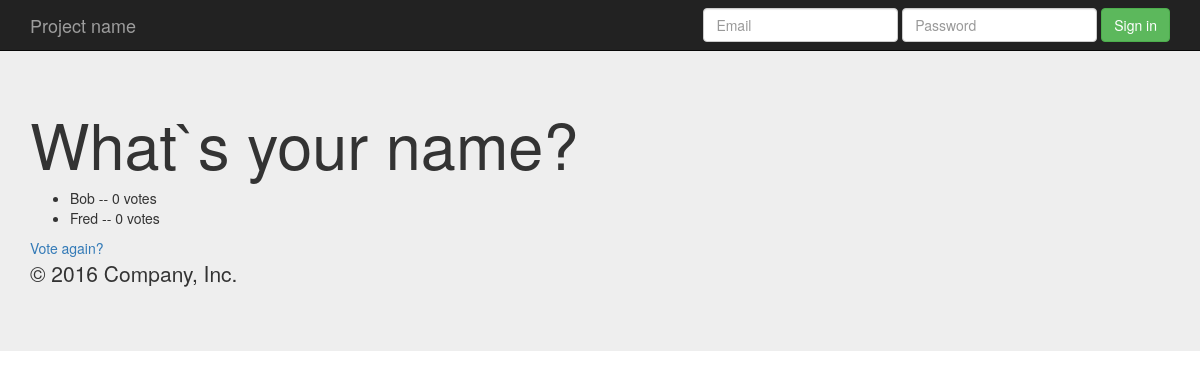
The page /polls/1/results on the database as committed earlier.
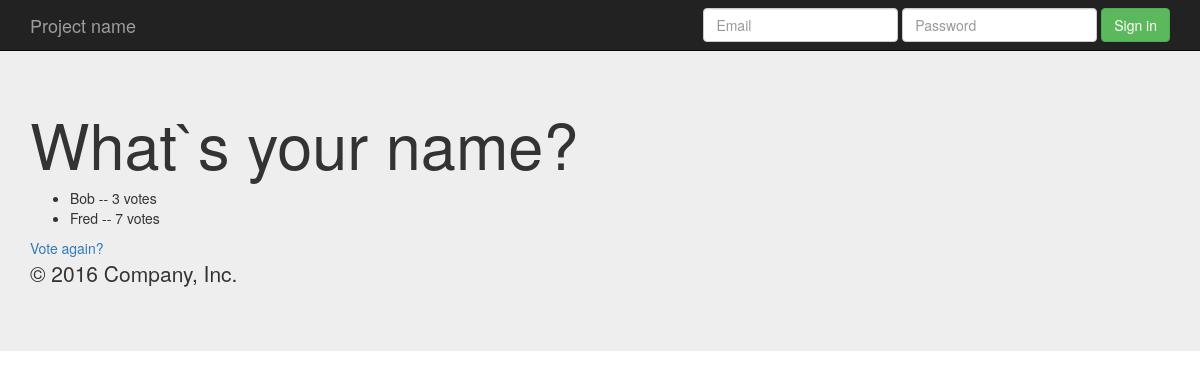
The same page on the database as committed later.
### polls/models.py (models this page shows, shortened)
class Question(models.Model):
    question_text = models.CharField(max_length=100)
    pub_date = models.DateTimeField('date published')

class Choice(models.Model):
    choice_text = models.CharField(max_length=200)
    votes = models.IntegerField(default=0)
    question = models.ForeignKey(Question, on_delete=models.CASCADE)

### polls/views.py (the view)
# urls.py: url(r'^(?P<question_id>[0-9]+)/results$', views.results, name="results"),
def results(request, question_id):
    question = get_object_or_404(Question, pk=question_id)
    return render(request, 'polls/results.html', {'question': question})

### polls/templates/polls/results.html
<!DOCTYPE html>
{% extends 'polls/base.html' %}
{% block main_content %}
<h1>{{ question.question_text }}</h1>
<ul>
{% for choice in question.choice_set.all %}
    <li>{{ choice.choice_text }} -- {{ choice.votes }} vote{{ choice.votes|pluralize }}</li>
{% endfor %}
</ul>
<a href="{% url 'polls:detail' question.id %}">Vote again?</a>
{% endblock %}

### polls/templates/polls/base.html (shortened to what this page needs)
<!DOCTYPE html>
{% load staticfiles %}
<html lang="en">
<head>
    <link rel="stylesheet" type = "text/css" href = "{% static 'polls/bootstrap-3.3.7-dist/css/bootstrap.min.css' %}"/>
    <link rel="stylesheet" type = "text/css" href = "{% static 'polls/style.css' %}"/>
</head>
<body>
{% include "polls/header.html" %}
<div class="jumbotron">
    <div class="container">
        {% block main_content %}
        {% endblock %}
        {% include "polls/footer.html" %}
            </div>
        </div>
</body>
</html>

### polls/templates/polls/header.html (shortened to what this page needs)
<!DOCTYPE html>
<nav class="navbar navbar-inverse navbar-fixed-top">
        <div class="container">
          <div class="navbar-header">
            <a class="navbar-brand" href="#">Project name</a>
          </div>
          <div id="navbar" class="navbar-collapse collapse">
            <form class="navbar-form navbar-right">
              <div class="form-group">
                <input type="text" placeholder="Email" class="form-control">
              </div>
              <div class="form-group">
                <input type="password" placeholder="Password" class="form-control">
              </div>
              <button type="submit" class="btn btn-success">Sign in</button>
            </form>
          </div>
        </div>
      </nav>

### polls/templates/polls/footer.html
<footer>
        <p>&copy; 2016 Company, Inc.</p>
      </footer>

Rows that differ between the two databases and show on the page:
changed Choice "Bob": votes "0" → "3"
changed Choice "Fred": votes "0" → "7"
